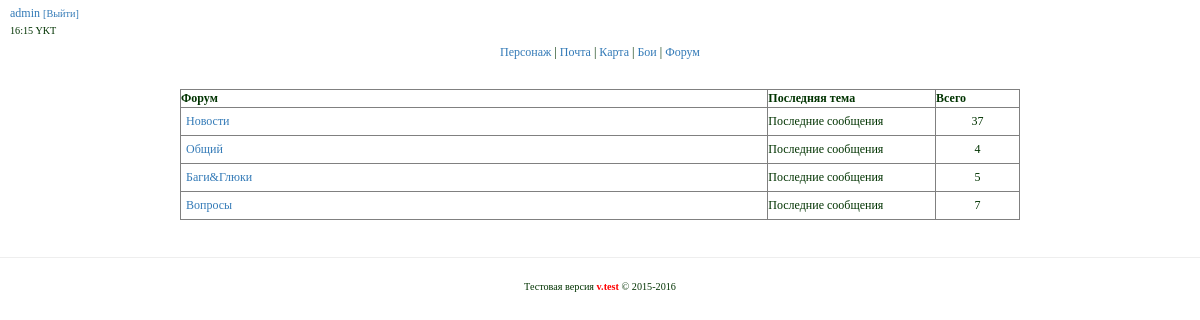
The app's page /forum/ (signed in) with its own data.
### tables this page shows
CREATE TABLE IF NOT EXISTS `section` (
  `id` int(11) unsigned NOT NULL AUTO_INCREMENT,
  `title` varchar(255) NOT NULL,
  `group` varchar(255) NOT NULL,
  PRIMARY KEY (`id`)
);

### app/core/viewClass.php (called while the page is built)
<?php
class View {
    public function render($title,$content,$template,$data=null,$data2=null,$data3=null) {
        include 'app/views/'.$template;
    }
}

### app/controllers/controllerForum.php (called while the page is built, shortened)
<?php
class ControllerForum extends Controller {
    public function __construct() {
        $this->model = new ModelForum();
        $this->view = new View();
    }
    public function actionView() {
		$data = $this->model->getAllForums();
		$this->view->render('Форум','forum/index.php','template.php', $data);
    }
}

### app/start.php (called while the page is built, shortened)
<?php
require_once 'core/viewClass.php';
require_once 'core/modelClass.php';
Router::run();

### index.php (called while the page is built, shortened)
<?php
require_once 'app/start.php';

### app/core/modelClass.php (called while the page is built, shortened)
<?php
class Model {
    public $mysqli;
    public function __construct() {
        $this->mysqli = new mysqli(Config::DBHOST,Config::DBUSER,Config::DBPASS,Config::DBNAME);
        $this->mysqli->query("SET NAMES 'utf8'");
    }
    public function query($query) {
        return $this->mysqli->query($query);
    }
    public function select($query) {
        $res = $this->query($query);
        $ret = [];
        while($row = mysqli_fetch_assoc($res)) {
            $ret[] = $row;
        }
        return $ret;
    }
}

### app/models/modelForum.php (called while the page is built, shortened)
<?php
class ModelForum extends Model {
    public function getAllForums() {
        $sections = count($this->select("SELECT * FROM `section`"));
        for($i = 1; $i <= $sections; $i++) {
            $sql = "SELECT COUNT(*) FROM `threads` WHERE `fid` = '$i'";
            $total[$i] = $this->select($sql);
            foreach($total[$i] as $v) {
                $count[$i] = $v["COUNT(*)"];
            }
        }
        $data['count'] = $count;
        $data['section'] = $this->select("SELECT * FROM `section`");
        return $data;
    }
}

### app/views/forum/index.php (the view, shortened to what this page needs)
<table border="1" width="70%" align="center">
    <tr>
        <th width="70%">Форум</th>
        <th width="20%">Последняя тема</th>
        <th width="10%">Всего</th>
    </tr>
    <?php foreach($data['section'] as $section): ;?>
        <tr>
            <td>
                <div>
                    <a href="/forum/section?id=<?=$section['id']?>">
                        <?=$section['title']?>
                    </a>
                </div>
            </td>
            <td>
                Последние сообщения
            </td>
            <td align="center">
                <?=$data['count'][$section['id']]?>
            </td>
        </tr>
    <?php endforeach ;?>
</table>

### css/style.css (style rules this page uses)
div { margin: 5px; }
body { FONT-SIZE: 9pt; COLOR: #003300; FONT-FAMILY: verdana,geneva,arial cyr; }

### records on screen
section: title "Новости", id "37"
section: title "Общий", id "4"
section: title "Баги&Глюки", id "5"
section: title "Вопросы", id "7"

### other values on screen
$_COOKIE['login'] "admin"
